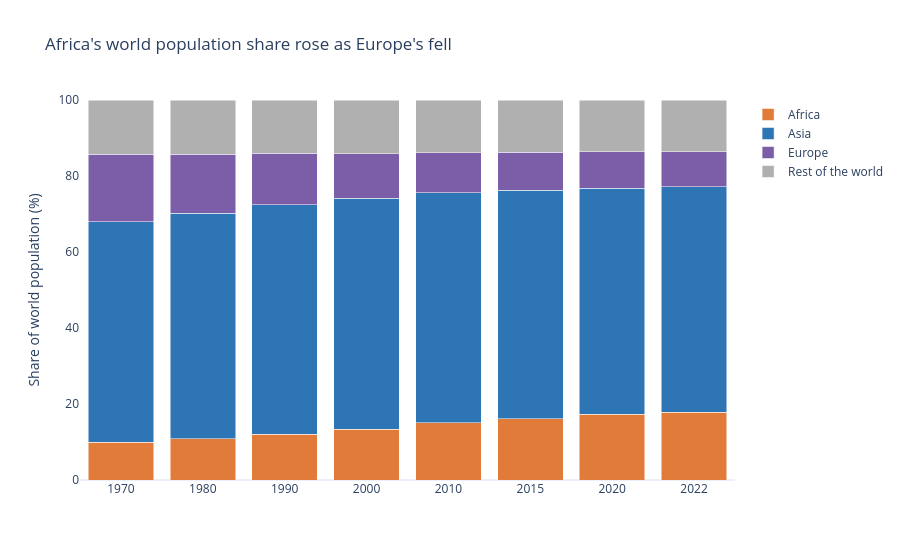

The notebook cell saved with this chart:
### Markdown cell above
**Chart choice & justification:** *Which chart did you choose, and why? Justify design choices.

*I used a 100% stacked bar chart to compare how each continent's share of the world population changed over the years. Each bar adds up to 100%, making it easy to see changes in proportions. I used consistent colours for each continent so the comparison is clear.*

### Code cell
# Q7 — Changing continent shares of the global population
shares = df_long.assign(Group=np.where(df_long['Continent'].isin(['Africa', 'Asia', 'Europe']),
                                       df_long['Continent'], 'Rest of the world'))
shares = shares.groupby(['Year', 'Group'], as_index=False)['Population'].sum()
shares['Share'] = 100 * shares['Population'] / shares.groupby('Year')['Population'].transform('sum')
shares['Year'] = shares['Year'].astype(str)

fig = px.bar(shares, x='Year', y='Share', color='Group',
             category_orders={'Group': ['Africa', 'Asia', 'Europe', 'Rest of the world']},
             color_discrete_map={'Africa': '#E07B39', 'Asia': '#2E75B6',
                                 'Europe': '#7B5EA7', 'Rest of the world': '#B0B0B0'},
             title="Africa's world population share rose as Europe's fell")
fig.update_layout(template='plotly_white', barmode='stack', legend_title_text='',
                  xaxis_title='', yaxis_title='Share of world population (%)')
fig.update_yaxes(range=[0, 100], showgrid=False)
fig.update_xaxes(showgrid=False)
fig.show()

### Figure 1 — Plotly figure (JSON) as saved in the notebook; plotly's stock layout.template omitted (floating-point values rounded to 4 significant figures)
{"data": [{"hovertemplate": "Group=Africa<br>Year=%{x}<br>Share=%{y}<extra></extra>", "legendgroup": "Africa", "marker": {"color": "#E07B39", "pattern": {"shape": ""}}, "name": "Africa", "orientation": "v", "showlegend": true, "textposition": "auto", "type": "bar", "x": ["1970", "1980", "1990", "2000", "2010", "2015", "2020", "2022"], "xaxis": "x", "y": [9.893, 10.84, 12.01, 13.32, 15.11, 16.18, 17.36, 17.89], "yaxis": "y"}, {"hovertemplate": "Group=Asia<br>Year=%{x}<br>Share=%{y}<extra></extra>", "legendgroup": "Asia", "marker": {"color": "#2E75B6", "pattern": {"shape": ""}}, "name": "Asia", "orientation": "v", "showlegend": true, "textposition": "auto", "type": "bar", "x": ["1970", "1980", "1990", "2000", "2010", "2015", "2020", "2022"], "xaxis": "x", "y": [58.06, 59.32, 60.41, 60.76, 60.43, 60.05, 59.48, 59.21], "yaxis": "y"}, {"hovertemplate": "Group=Europe<br>Year=%{x}<br>Share=%{y}<extra></extra>", "legendgroup": "Europe", "marker": {"color": "#7B5EA7", "pattern": {"shape": ""}}, "name": "Europe", "orientation": "v", "showlegend": true, "textposition": "auto", "type": "bar", "x": ["1970", "1980", "1990", "2000", "2010", "2015", "2020", "2022"], "xaxis": "x", "y": [17.76, 15.59, 13.55, 11.81, 10.53, 9.987, 9.514, 9.32], "yaxis": "y"}, {"hovertemplate": "Group=Rest of the world<br>Year=%{x}<br>Share=%{y}<extra></extra>", "legendgroup": "Rest of the world", "marker": {"color": "#B0B0B0", "pattern": {"shape": ""}}, "name": "Rest of the world", "orientation": "v", "showlegend": true, "textposition": "auto", "type": "bar", "x": ["1970", "1980", "1990", "2000", "2010", "2015", "2020", "2022"], "xaxis": "x", "y": [14.29, 14.25, 14.02, 14.1, 13.93, 13.79, 13.65, 13.57], "yaxis": "y"}], "layout": {"barmode": "stack", "legend": {"title": {"text": ""}, "tracegroupgap": 0}, "title": {"text": "Africa's world population share rose as Europe's fell"}, "xaxis": {"anchor": "y", "domain": [0, 1], "showgrid": false, "title": {"text": ""}}, "yaxis": {"anchor": "x", "domain": [0, 1], "range": [0, 100], "showgrid": false, "title": {"text": "Share of world population (%)"}}}}
